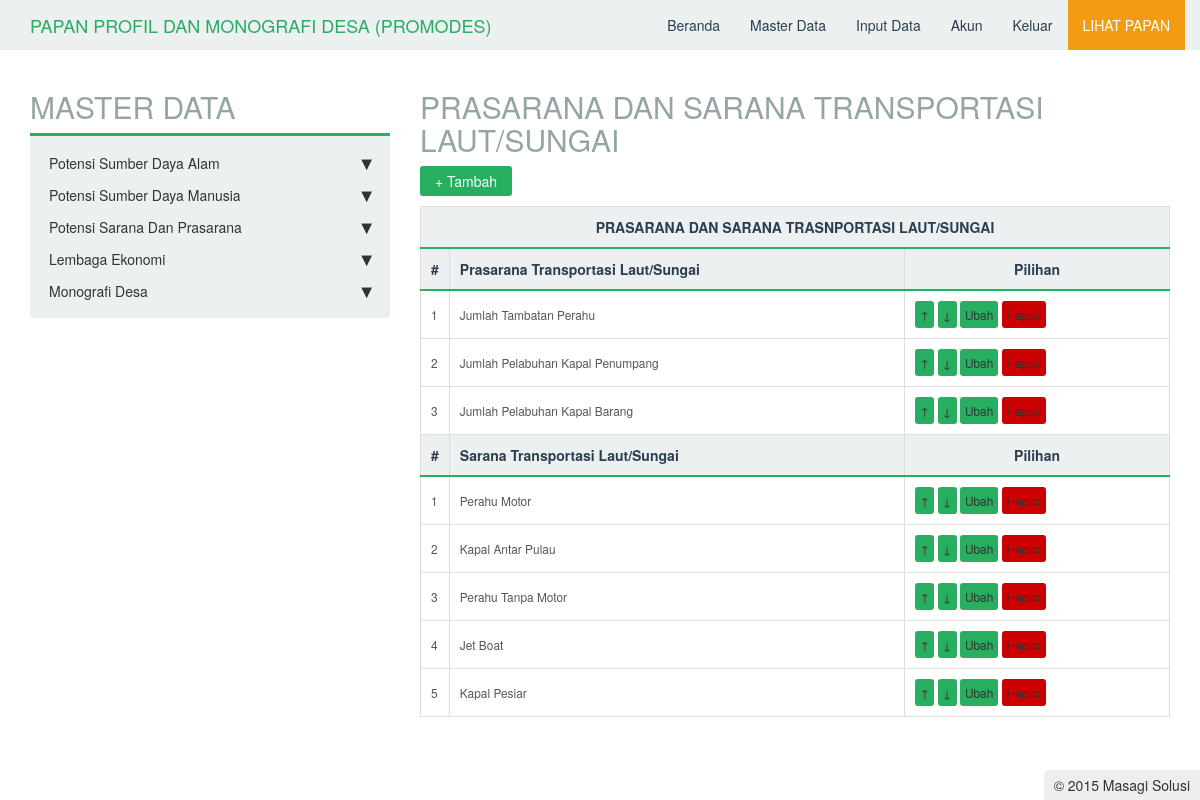
The page /master/potensi_sarpras/sarpras_transportasi/sarpras_laut/master.php (signed in) on the database its author committed.
### tables this page shows
CREATE TABLE IF NOT EXISTS `tbsarpras_laut` (
  `id` int(11) NOT NULL AUTO_INCREMENT,
  `nama` varchar(225) NOT NULL,
  `tipe` int(11) NOT NULL,
  `posisi` int(11) NOT NULL,
  PRIMARY KEY (`id`)
);

### master/potensi_sarpras/sarpras_transportasi/sarpras_laut/master.php (the view, shortened to what this page needs)
<?php
include_once "../../../../functions/urut.php";
include_once "../../../../master/header.php";
echo "<h2>PRASARANA DAN SARANA TRANSPORTASI LAUT/SUNGAI</h2>";
$mod = $_GET['mod'];
if($mod == "tambah"){
    if(isset($_POST['simpan'])){
        $nama = $_POST['nama'];
        $tipe = $_POST['tipe'];
        $s = mysql_query("select max(posisi) as urut from tbsarpras_laut where tipe = '$tipe'");
        $d = mysql_fetch_array($s);
        $posisi  = $d['urut']+1;
        for($i = 0;$i < sizeof($nama);$i++){
           if($nama[$i] != ""){
               $q = mysql_query("insert into tbsarpras_laut(nama,tipe,posisi) values('".mysql_real_escape_string($nama[$i])."','$tipe','".($posisi+$i)."')");
           }
        }
        if($q){
            echo "<script>window.location='master.php';</script>";
        }
    }
    echo "<link rel='stylesheet' type='text/css' href='../../../../lib/css/table2.css'/>";
?>
<script type="text/javascript" src="../../../../lib/js/jquery-1.9.1.min.js"></script>
<script type="text/javascript">
$(document).ready(function(){
    var count = 0;
    $nama = $("#nama");
    $add = $("#add");
    $add.click(function(e){
        var countNext = count+1;
        $("#input"+count).append("<div>&nbsp;&nbsp;<input type='text' name='nama[]' id='nama"+count+"'/><div id='input"+countNext+"'></div></div>");
        $("#nama"+count).focus();
        count++;
    });
});
</script>
<form method="post">
    <table>
        <tr>
            <td>Tipe Kategori</td>
            <td> : <select name='tipe' required>
                    <option value=''>- Pilih Tipe</option>
                    <option value='1'>Prasarana</option>
                    <option value='2'>Sarana</option>
                </select>
            </td>
        </tr>
        <tr>
            <td>Nama Kategori</td>
            <td id='nama'><div id='input0'> : <input type='text' name='nama[]' id='nama' required/><a class='btn' href='#' id='add'>+</a></div></td>
        </tr>
        <tr>
            <td></td>
            <td><input type='submit' name='simpan' value='Tambah'></td>
        </tr>
    </table>
</form>
<?php
}
else if($mod == "hapus"){
    $id = abs((int)$_GET['id']);
    $q = mysql_query("delete from tbsarpras_laut where id='$id'");
    if($q){
        echo "<script>window.location='master.php';</script>";
    }
}
else
{
    echo "<link rel='stylesheet' type='text/css' href='../../../../lib/css/table.css'/>";
    echo "<input type='reset' onclick=\"window.location='?mod=tambah';\" value='+ Tambah'/>";
    echo "<table>
            <tr>
                <th colspan='3'>PRASARANA DAN SARANA TRASNPORTASI LAUT/SUNGAI</th>
            </tr>
            <tr>
                <th>#</th>
                <th align=left>Prasarana Transportasi Laut/Sungai</th>
                <th>Pilihan</th>
            </tr>";
    $n1 = 1;
    $s1= mysql_query("select * from tbsarpras_laut where tipe='1' order by posisi asc");
    while($d1 = mysql_fetch_array($s1)){
        echo "<tr>
                <td>$n1</td>
                <td>$d1[nama]</td>
                <td><a class='edit' href='?mod=urut&id=$d1[id]&tipe=1&posisi=up'>&#8593;</a> <a class='edit' href='?mod=urut&id=$d1[id]&tipe=1&posisi=down'>&#8595;</a> <a class='edit' href='?mod=ubah&id=$d1[id]'>Ubah</a> <a class='del' href='#' onclick='confirmDelete(\"?mod=hapus&id=$d1[id]\");'>Hapus</a></td>
            </tr>";
        $n1++;
    }
    echo "<tr>
            <th>#</th>
            <th align=left>Sarana Transportasi Laut/Sungai</th>
            <th>Pilihan</th>
        </tr>";
    $n2 = 1;
    $s2= mysql_query("select * from tbsarpras_laut where tipe='2' order by posisi asc");
    while($d2 = mysql_fetch_array($s2)){
        echo "<tr>
                <td>$n2</td>
                <td>$d2[nama]</td>
                <td><a class='edit' href='?mod=urut&id=$d2[id]&tipe=2&posisi=up'>&#8593;</a> <a class='edit' href='?mod=urut&id=$d2[id]&tipe=2&posisi=down'>&#8595;</a> <a class='edit' href='?mod=ubah&id=$d2[id]'>Ubah</a> <a class='del' href='#' onclick ='confirmDelete(\"?mod=hapus&id=$d2[id]\");'>Hapus</a></td>
            </tr>";
        $n2++;
    }
    echo "</table>";
}
include_once "../../../../master/footer.php";
?>

### rows shown on the page
tbsarpras_laut: nama "Jumlah Tambatan Perahu"
tbsarpras_laut: nama "Jumlah Pelabuhan Kapal Penumpang"
tbsarpras_laut: nama "Jumlah Pelabuhan Kapal Barang"
tbsarpras_laut: nama "Perahu Motor"
tbsarpras_laut: nama "Kapal Antar Pulau"
tbsarpras_laut: nama "Perahu Tanpa Motor"
tbsarpras_laut: nama "Jet Boat"
tbsarpras_laut: nama "Kapal Pesiar"
